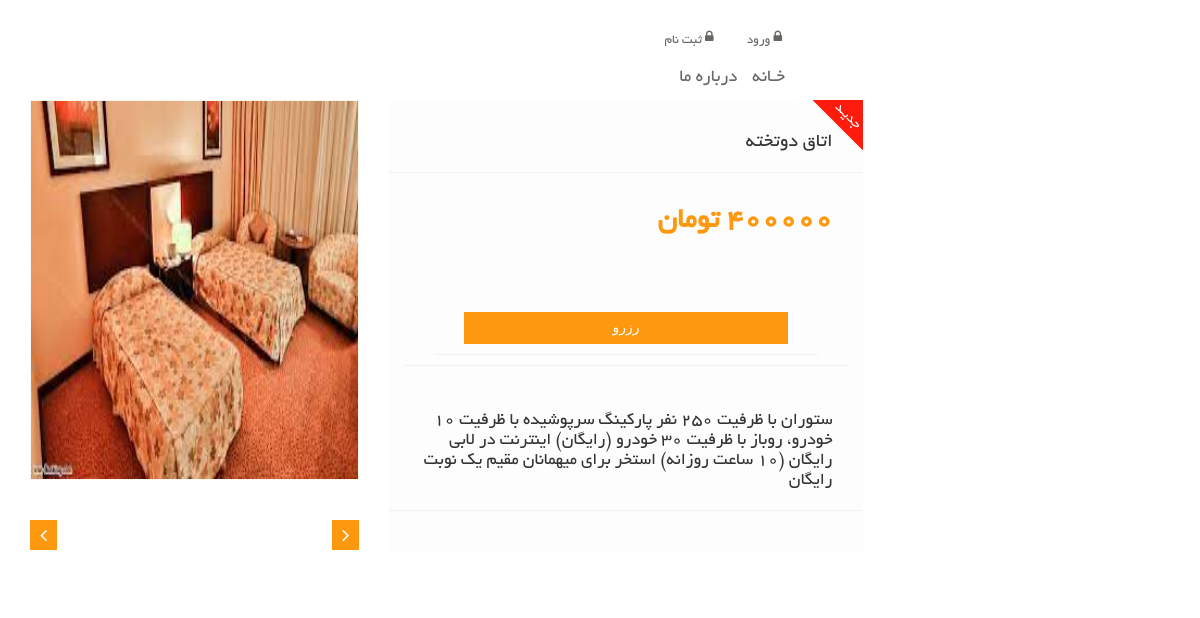
/2, run on the app's committed database.
### home_module/models.py (models this page shows, shortened)
class DetailRoom(models.Model):
    title = models.ForeignKey(HotelRoom, on_delete=models.CASCADE, verbose_name='عنوان')
    description = models.TextField(verbose_name='توضیحات')
    image = models.ImageField(verbose_name='عکس', upload_to='room/', null=True, blank=True)
    Reservation = models.BooleanField(verbose_name='رزرو شده/ نشده', null=True)
    class Meta:
        verbose_name = ' جزییات اتاق'
        verbose_name_plural = 'جزییات اتاق ها'

class HotelRoom(models.Model):
    title = models.CharField(max_length=200, verbose_name='عنوان')
    bed_room = models.SmallIntegerField(verbose_name='تعداد تخت')
    is_bb = models.BooleanField(default=False, verbose_name='همراه با صبحانه؟')
    price = models.IntegerField(verbose_name='قیمت')
    def __str__(self):
        return str(self.title)
    class Meta:
        verbose_name = 'اتاق'
        verbose_name_plural = 'اتاق ها'

### home_module/views.py (the view)
# urls.py: path('<int:pk>', views.DetailRoomView.as_view(), name='detail_room'),
class DetailRoomView(DetailView):
    template_name = 'home_module/detail_room.html'
    model = DetailRoom

### home_module/templates/home_module/detail_room.html (shortened to what this page needs)
{% extends 'base.html' %}
{% block body %}
<section>
    <div class="container">
        <div class="row">
            <div class="col-sm-9 padding-right">
                <div class="product-details">
                    <div class="col-sm-5">
                        <div class="view-product">
                            <img src="{{ object.image.url }}" alt="" width="330" height="300">
                        </div>
                        <div id="similar-product" class="carousel slide" data-ride="carousel">
                            <a class="right item-control" href="#similar-product" data-slide="next">
                                <i class="fa fa-angle-right"></i>
                            </a>
                            <a class="left item-control" href="#similar-product" data-slide="prev">
                                <i class="fa fa-angle-left"></i>
                            </a>
                        </div>
                    </div>
                    <div class="col-sm-7">
                        <div class="product-information">
                            <img src="/static/images/product-details/new.png" class="newarrival" alt="">
                            <div>
                                <h2>{{ object.title }}</h2>
                            </div>
                            <div>
									<span>
										<span>{{ object.title.price }} تومان </span>
									</span>
                                    <div class="row form-group">
                                        <form action="{% url 'home:reserved' object.id %}" method="post">
                                            {% if object.Reservation is False %}
                                                <div class="col-md-12">
                                                    <input type="submit" class="btn btn-primary btn-block" value="رزرو">
                                                </div>
                                            {% else %}
                                                <h4>این اتاق رزرو شده است</h4>
                                            {% endif %}
                                        </form>
                                    </div>
                                <br>
                                <h4>{{ object.description }}</h4>
                            </div>
                        </div>
                    </div>
                </div>
            </div>
        </div>
    </div>
</section>
{% endblock %}

### static/css/main.css (style rules this page uses)
body { font-family: 'B Badr'; font-size: 10pt; position: relative; font-weight: normal; direction: rtl; }
a { -webkit-transition: 300ms; -moz-transition: 300ms; -o-transition: 300ms; transition: 300ms; }
h1, h2, h3, h4, h5, h6 { font-family: 'BYekan', sans-serif; }
.right { right: 0; }
.left { left: 0; }
.padding-right { padding-left: 0; }
.product-details { overflow:hidden; }
#similar-product { margin-top: 40px; }
.product-details { margin-bottom: 40px; overflow: hidden; margin-top: 10px; }
.view-product { position: relative; }
.view-product img { border: 1px solid #F7F7F0; height: 380px; width: 100%; }
.item-control { position: absolute; top: 35%; }
.item-control i { background: #FE980F; color: #FFFFFF; font-size: 20px; padding: 5px 10px; }
.product-information { background: #fdfdfd; overflow: hidden; padding-bottom: 40px; padding-top: 10px; position: relative; }
.product-information div { border-bottom: solid 1px #f2f2f2; padding: 20px 30px 10px; }
.newarrival { position:absolute; top:0; right:0 }
.product-information h2 { color: #363432; font-family: 'BYekan', sans-serif; font-size: 20px; margin-top: 0; }
.product-information span { display: inline-block; margin-bottom: 5px; margin-top: 5px; }
.product-information span span { color: #FE980F; float: right; font-family: 'BYekan', sans-serif; font-size: 30px; font-weight: 700; margin-left: 20px; margin-top: 0px; }
.btn.btn-primary { background:#FE980F; border: 0 none; border-radius: 0; margin-top: 16px; }

### data on the page
DetailRoom: image (picture), title "اتاق دوتخته", title.price "400000", description "ستوران با ظرفیت ۲۵۰ نفر پارکینگ سرپوشیده با ظرفیت ۱۰ خودرو، روباز با ظرفیت ۳۰ خودرو (رایگان) اینترنت در لابی رایگان (۱۰ ساعت روزانه) استخر برای میهمانان مقیم یک نوبت رایگان"
